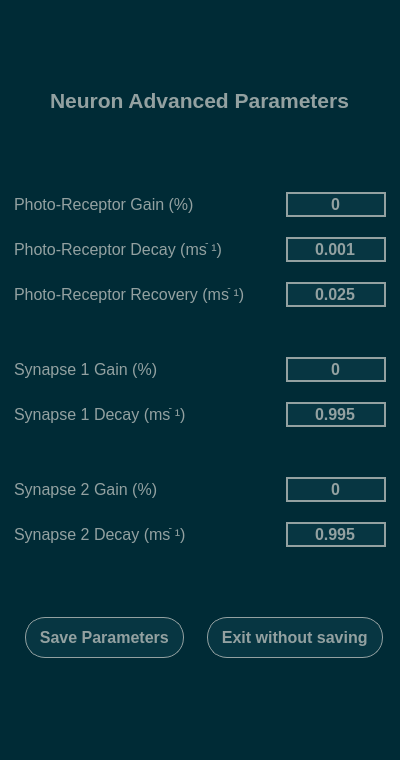
<?xml version="1.0" encoding="UTF-8"?>
<ui version="4.0">
 <class>AdvancedParameters</class>
 <widget class="QMainWindow" name="AdvancedParameters">
  <property name="geometry">
   <rect>
    <x>0</x>
    <y>0</y>
    <width>400</width>
    <height>760</height>
   </rect>
  </property>
  <property name="windowTitle">
   <string>MainWindow</string>
  </property>
  <property name="styleSheet">
   <string notr="true">*{
	border:none;
	background-color:rgb(0, 43, 54);  
	padding: 0;
	margin:0;
	color: rgb(147,161,161);    
}

* QPushButton{
	text-align: left;
	padding: 10px 5px;
	border-radius:20px;
	background-color: rgb(7, 54, 66);
    border: 1px solid rgb(147,161,161);
}
* QPushButton:hover{
	background-color: rgb(0, 30, 38);
}

* QLineEdit{
	border: 2px solid rgb(147,161,161);
    background-color: rgb(7, 54, 66);
}


</string>
  </property>
  <widget class="QWidget" name="centralwidget">
   <layout class="QHBoxLayout" name="horizontalLayout">
    <item>
     <widget class="QFrame" name="AdvancedParameters_frame">
      <property name="frameShape">
       <enum>QFrame::StyledPanel</enum>
      </property>
      <property name="frameShadow">
       <enum>QFrame::Raised</enum>
      </property>
      <layout class="QVBoxLayout" name="verticalLayout_2">
       <property name="spacing">
        <number>0</number>
       </property>
       <property name="leftMargin">
        <number>0</number>
       </property>
       <property name="topMargin">
        <number>0</number>
       </property>
       <property name="rightMargin">
        <number>0</number>
       </property>
       <property name="bottomMargin">
        <number>0</number>
       </property>
       <item>
        <widget class="QFrame" name="AdvancedParameters_Title_frame">
         <property name="frameShape">
          <enum>QFrame::StyledPanel</enum>
         </property>
         <property name="frameShadow">
          <enum>QFrame::Raised</enum>
         </property>
         <layout class="QVBoxLayout" name="verticalLayout_4">
          <property name="spacing">
           <number>0</number>
          </property>
          <property name="leftMargin">
           <number>0</number>
          </property>
          <property name="topMargin">
           <number>0</number>
          </property>
          <property name="rightMargin">
           <number>0</number>
          </property>
          <property name="bottomMargin">
           <number>0</number>
          </property>
          <item alignment="Qt::AlignHCenter">
           <widget class="QLabel" name="AdvancedParameters_Title_label">
            <property name="font">
             <font>
              <pointsize>16</pointsize>
              <weight>75</weight>
              <bold>true</bold>
             </font>
            </property>
            <property name="text">
             <string>Neuron Advanced Parameters</string>
            </property>
           </widget>
          </item>
         </layout>
        </widget>
       </item>
       <item>
        <widget class="QFrame" name="AdvancedParameters_lineEdit_frame">
         <property name="frameShape">
          <enum>QFrame::StyledPanel</enum>
         </property>
         <property name="frameShadow">
          <enum>QFrame::Raised</enum>
         </property>
         <layout class="QVBoxLayout" name="verticalLayout_3">
          <property name="spacing">
           <number>20</number>
          </property>
          <property name="leftMargin">
           <number>5</number>
          </property>
          <property name="topMargin">
           <number>0</number>
          </property>
          <property name="rightMargin">
           <number>5</number>
          </property>
          <property name="bottomMargin">
           <number>0</number>
          </property>
          <item>
           <widget class="QFrame" name="AdvancedParameters_PRGain_frame">
            <property name="frameShape">
             <enum>QFrame::StyledPanel</enum>
            </property>
            <property name="frameShadow">
             <enum>QFrame::Raised</enum>
            </property>
            <layout class="QHBoxLayout" name="horizontalLayout_2">
             <property name="spacing">
              <number>0</number>
             </property>
             <property name="leftMargin">
              <number>0</number>
             </property>
             <property name="topMargin">
              <number>0</number>
             </property>
             <property name="rightMargin">
              <number>0</number>
             </property>
             <property name="bottomMargin">
              <number>0</number>
             </property>
             <item>
              <widget class="QFrame" name="AdvancedParameters_PRGain_label_frame">
               <property name="frameShape">
                <enum>QFrame::StyledPanel</enum>
               </property>
               <property name="frameShadow">
                <enum>QFrame::Raised</enum>
               </property>
               <layout class="QVBoxLayout" name="verticalLayout_7">
                <property name="spacing">
                 <number>0</number>
                </property>
                <property name="leftMargin">
                 <number>0</number>
                </property>
                <property name="topMargin">
                 <number>0</number>
                </property>
                <property name="rightMargin">
                 <number>0</number>
                </property>
                <property name="bottomMargin">
                 <number>0</number>
                </property>
                <item>
                 <widget class="QLabel" name="AdvancedParameters_PRGain_label">
                  <property name="font">
                   <font>
                    <pointsize>12</pointsize>
                   </font>
                  </property>
                  <property name="text">
                   <string>Photo-Receptor Gain (%)</string>
                  </property>
                 </widget>
                </item>
               </layout>
              </widget>
             </item>
             <item>
              <widget class="QFrame" name="AdvancedParameters_PRGain_lineEdit_frame">
               <property name="frameShape">
                <enum>QFrame::StyledPanel</enum>
               </property>
               <property name="frameShadow">
                <enum>QFrame::Raised</enum>
               </property>
               <layout class="QVBoxLayout" name="verticalLayout_12">
                <property name="spacing">
                 <number>0</number>
                </property>
                <property name="leftMargin">
                 <number>0</number>
                </property>
                <property name="topMargin">
                 <number>0</number>
                </property>
                <property name="rightMargin">
                 <number>0</number>
                </property>
                <property name="bottomMargin">
                 <number>0</number>
                </property>
                <item alignment="Qt::AlignRight">
                 <widget class="QLineEdit" name="AdvancedParameters_PRGain_lineEdit">
                  <property name="maximumSize">
                   <size>
                    <width>100</width>
                    <height>16777215</height>
                   </size>
                  </property>
                  <property name="font">
                   <font>
                    <pointsize>12</pointsize>
                    <weight>75</weight>
                    <bold>true</bold>
                   </font>
                  </property>
                  <property name="text">
                   <string>0</string>
                  </property>
                  <property name="alignment">
                   <set>Qt::AlignCenter</set>
                  </property>
                 </widget>
                </item>
               </layout>
              </widget>
             </item>
            </layout>
           </widget>
          </item>
          <item>
           <widget class="QFrame" name="AdvancedParameters_PRDecay_frame">
            <property name="frameShape">
             <enum>QFrame::StyledPanel</enum>
            </property>
            <property name="frameShadow">
             <enum>QFrame::Raised</enum>
            </property>
            <layout class="QHBoxLayout" name="horizontalLayout_3">
             <property name="spacing">
              <number>0</number>
             </property>
             <property name="leftMargin">
              <number>0</number>
             </property>
             <property name="topMargin">
              <number>0</number>
             </property>
             <property name="rightMargin">
              <number>0</number>
             </property>
             <property name="bottomMargin">
              <number>0</number>
             </property>
             <item>
              <widget class="QFrame" name="AdvancedParameters_PRDecay_label_frame">
               <property name="frameShape">
                <enum>QFrame::StyledPanel</enum>
               </property>
               <property name="frameShadow">
                <enum>QFrame::Raised</enum>
               </property>
               <layout class="QVBoxLayout" name="verticalLayout_6">
                <property name="spacing">
                 <number>0</number>
                </property>
                <property name="leftMargin">
                 <number>0</number>
                </property>
                <property name="topMargin">
                 <number>0</number>
                </property>
                <property name="rightMargin">
                 <number>0</number>
                </property>
                <property name="bottomMargin">
                 <number>0</number>
                </property>
                <item>
                 <widget class="QLabel" name="AdvancedParameters_PRDecay_label">
                  <property name="font">
                   <font>
                    <pointsize>12</pointsize>
                   </font>
                  </property>
                  <property name="text">
                   <string>Photo-Receptor Decay (msֿ ¹)</string>
                  </property>
                 </widget>
                </item>
               </layout>
              </widget>
             </item>
             <item>
              <widget class="QFrame" name="AdvancedParameters_PRDecay_lineEdit_frame">
               <property name="frameShape">
                <enum>QFrame::StyledPanel</enum>
               </property>
               <property name="frameShadow">
                <enum>QFrame::Raised</enum>
               </property>
               <layout class="QHBoxLayout" name="horizontalLayout_8">
                <property name="spacing">
                 <number>0</number>
                </property>
                <property name="leftMargin">
                 <number>0</number>
                </property>
                <property name="topMargin">
                 <number>0</number>
                </property>
                <property name="rightMargin">
                 <number>0</number>
                </property>
                <property name="bottomMargin">
                 <number>0</number>
                </property>
                <item alignment="Qt::AlignRight">
                 <widget class="QLineEdit" name="AdvancedParameters_PRDecay_lineEdit">
                  <property name="maximumSize">
                   <size>
                    <width>100</width>
                    <height>16777215</height>
                   </size>
                  </property>
                  <property name="font">
                   <font>
                    <pointsize>12</pointsize>
                    <weight>75</weight>
                    <bold>true</bold>
                   </font>
                  </property>
                  <property name="text">
                   <string>0.001</string>
                  </property>
                  <property name="alignment">
                   <set>Qt::AlignCenter</set>
                  </property>
                 </widget>
                </item>
               </layout>
              </widget>
             </item>
            </layout>
           </widget>
          </item>
          <item>
           <widget class="QFrame" name="AdvancedParameters_PRRecovery_frame">
            <property name="frameShape">
             <enum>QFrame::StyledPanel</enum>
            </property>
            <property name="frameShadow">
             <enum>QFrame::Raised</enum>
            </property>
            <layout class="QHBoxLayout" name="horizontalLayout_4">
             <property name="spacing">
              <number>0</number>
             </property>
             <property name="leftMargin">
              <number>0</number>
             </property>
             <property name="topMargin">
              <number>0</number>
             </property>
             <property name="rightMargin">
              <number>0</number>
             </property>
             <property name="bottomMargin">
              <number>0</number>
             </property>
             <item>
              <widget class="QFrame" name="AdvancedParameters_PRRecovery_label_frame">
               <property name="frameShape">
                <enum>QFrame::StyledPanel</enum>
               </property>
               <property name="frameShadow">
                <enum>QFrame::Raised</enum>
               </property>
               <layout class="QVBoxLayout" name="verticalLayout_5">
                <property name="spacing">
                 <number>0</number>
                </property>
                <property name="leftMargin">
                 <number>0</number>
                </property>
                <property name="topMargin">
                 <number>0</number>
                </property>
                <property name="rightMargin">
                 <number>0</number>
                </property>
                <property name="bottomMargin">
                 <number>0</number>
                </property>
                <item>
                 <widget class="QLabel" name="AdvancedParameters_PRRecovery_label">
                  <property name="font">
                   <font>
                    <pointsize>12</pointsize>
                   </font>
                  </property>
                  <property name="text">
                   <string>Photo-Receptor Recovery (msֿ ¹)</string>
                  </property>
                 </widget>
                </item>
               </layout>
              </widget>
             </item>
             <item>
              <widget class="QFrame" name="AdvancedParameters_PRRecovery_lineEdit_frame">
               <property name="frameShape">
                <enum>QFrame::StyledPanel</enum>
               </property>
               <property name="frameShadow">
                <enum>QFrame::Raised</enum>
               </property>
               <layout class="QVBoxLayout" name="verticalLayout_13">
                <property name="spacing">
                 <number>0</number>
                </property>
                <property name="leftMargin">
                 <number>0</number>
                </property>
                <property name="topMargin">
                 <number>0</number>
                </property>
                <property name="rightMargin">
                 <number>0</number>
                </property>
                <property name="bottomMargin">
                 <number>0</number>
                </property>
                <item alignment="Qt::AlignRight">
                 <widget class="QLineEdit" name="AdvancedParameters_PRRecovery_lineEdit">
                  <property name="maximumSize">
                   <size>
                    <width>100</width>
                    <height>16777215</height>
                   </size>
                  </property>
                  <property name="font">
                   <font>
                    <pointsize>12</pointsize>
                    <weight>75</weight>
                    <bold>true</bold>
                   </font>
                  </property>
                  <property name="text">
                   <string>0.025</string>
                  </property>
                  <property name="alignment">
                   <set>Qt::AlignCenter</set>
                  </property>
                 </widget>
                </item>
               </layout>
              </widget>
             </item>
            </layout>
           </widget>
          </item>
          <item>
           <widget class="QFrame" name="Space_frame1">
            <property name="frameShape">
             <enum>QFrame::StyledPanel</enum>
            </property>
            <property name="frameShadow">
             <enum>QFrame::Raised</enum>
            </property>
            <layout class="QVBoxLayout" name="verticalLayout_21">
             <property name="spacing">
              <number>5</number>
             </property>
             <property name="leftMargin">
              <number>5</number>
             </property>
             <property name="topMargin">
              <number>5</number>
             </property>
             <property name="rightMargin">
              <number>0</number>
             </property>
             <property name="bottomMargin">
              <number>5</number>
             </property>
            </layout>
           </widget>
          </item>
          <item>
           <widget class="QFrame" name="AdvancedParameters_Syn1Gain_frame">
            <property name="frameShape">
             <enum>QFrame::StyledPanel</enum>
            </property>
            <property name="frameShadow">
             <enum>QFrame::Raised</enum>
            </property>
            <layout class="QHBoxLayout" name="horizontalLayout_5">
             <property name="spacing">
              <number>0</number>
             </property>
             <property name="leftMargin">
              <number>0</number>
             </property>
             <property name="topMargin">
              <number>0</number>
             </property>
             <property name="rightMargin">
              <number>0</number>
             </property>
             <property name="bottomMargin">
              <number>0</number>
             </property>
             <item>
              <widget class="QFrame" name="AdvancedParameters_Syn1Gain_label_frame">
               <property name="frameShape">
                <enum>QFrame::StyledPanel</enum>
               </property>
               <property name="frameShadow">
                <enum>QFrame::Raised</enum>
               </property>
               <layout class="QVBoxLayout" name="verticalLayout_10">
                <property name="spacing">
                 <number>0</number>
                </property>
                <property name="leftMargin">
                 <number>0</number>
                </property>
                <property name="topMargin">
                 <number>0</number>
                </property>
                <property name="rightMargin">
                 <number>0</number>
                </property>
                <property name="bottomMargin">
                 <number>0</number>
                </property>
                <item>
                 <widget class="QLabel" name="AdvancedParameters_Syn1Gain_label">
                  <property name="font">
                   <font>
                    <pointsize>12</pointsize>
                   </font>
                  </property>
                  <property name="text">
                   <string>Synapse 1 Gain (%)</string>
                  </property>
                 </widget>
                </item>
               </layout>
              </widget>
             </item>
             <item>
              <widget class="QFrame" name="AdvancedParameters_Syn1Gain_lineEdit_frame">
               <property name="frameShape">
                <enum>QFrame::StyledPanel</enum>
               </property>
               <property name="frameShadow">
                <enum>QFrame::Raised</enum>
               </property>
               <layout class="QVBoxLayout" name="verticalLayout_14">
                <property name="spacing">
                 <number>0</number>
                </property>
                <property name="leftMargin">
                 <number>0</number>
                </property>
                <property name="topMargin">
                 <number>0</number>
                </property>
                <property name="rightMargin">
                 <number>0</number>
                </property>
                <property name="bottomMargin">
                 <number>0</number>
                </property>
                <item alignment="Qt::AlignRight">
                 <widget class="QLineEdit" name="AdvancedParameters_Syn1Gain_lineEdit">
                  <property name="maximumSize">
                   <size>
                    <width>100</width>
                    <height>16777215</height>
                   </size>
                  </property>
                  <property name="font">
                   <font>
                    <pointsize>12</pointsize>
                    <weight>75</weight>
                    <bold>true</bold>
                   </font>
                  </property>
                  <property name="text">
                   <string>0</string>
                  </property>
                  <property name="alignment">
                   <set>Qt::AlignCenter</set>
                  </property>
                 </widget>
                </item>
               </layout>
              </widget>
             </item>
            </layout>
           </widget>
          </item>
          <item>
           <widget class="QFrame" name="AdvancedParameters_Syn1Decay_frame">
            <property name="frameShape">
             <enum>QFrame::StyledPanel</enum>
            </property>
            <property name="frameShadow">
             <enum>QFrame::Raised</enum>
            </property>
            <layout class="QHBoxLayout" name="horizontalLayout_6">
             <property name="spacing">
              <number>0</number>
             </property>
             <property name="leftMargin">
              <number>0</number>
             </property>
             <property name="topMargin">
              <number>0</number>
             </property>
             <property name="rightMargin">
              <number>0</number>
             </property>
             <property name="bottomMargin">
              <number>0</number>
             </property>
             <item>
              <widget class="QFrame" name="AdvancedParameters_Syn1Decay_label_frame">
               <property name="frameShape">
                <enum>QFrame::StyledPanel</enum>
               </property>
               <property name="frameShadow">
                <enum>QFrame::Raised</enum>
               </property>
               <layout class="QVBoxLayout" name="verticalLayout_8">
                <property name="spacing">
                 <number>0</number>
                </property>
                <property name="leftMargin">
                 <number>0</number>
                </property>
                <property name="topMargin">
                 <number>0</number>
                </property>
                <property name="rightMargin">
                 <number>0</number>
                </property>
                <property name="bottomMargin">
                 <number>0</number>
                </property>
                <item>
                 <widget class="QLabel" name="AdvancedParameters_Syn1Decay_label">
                  <property name="font">
                   <font>
                    <pointsize>12</pointsize>
                   </font>
                  </property>
                  <property name="text">
                   <string>Synapse 1 Decay (msֿ ¹) </string>
                  </property>
                 </widget>
                </item>
               </layout>
              </widget>
             </item>
             <item>
              <widget class="QFrame" name="AdvancedParameters_Syn1Decay_lineEdit_frame">
               <property name="frameShape">
                <enum>QFrame::StyledPanel</enum>
               </property>
               <property name="frameShadow">
                <enum>QFrame::Raised</enum>
               </property>
               <layout class="QVBoxLayout" name="verticalLayout_15">
                <property name="spacing">
                 <number>0</number>
                </property>
                <property name="leftMargin">
                 <number>0</number>
                </property>
                <property name="topMargin">
                 <number>0</number>
                </property>
                <property name="rightMargin">
                 <number>0</number>
                </property>
                <property name="bottomMargin">
                 <number>0</number>
                </property>
                <item alignment="Qt::AlignRight">
                 <widget class="QLineEdit" name="AdvancedParameters_Syn1Decay_lineEdit">
                  <property name="maximumSize">
                   <size>
                    <width>100</width>
                    <height>16777215</height>
                   </size>
                  </property>
                  <property name="font">
                   <font>
                    <pointsize>12</pointsize>
                    <weight>75</weight>
                    <bold>true</bold>
                   </font>
                  </property>
                  <property name="text">
                   <string>0.995</string>
                  </property>
                  <property name="alignment">
                   <set>Qt::AlignCenter</set>
                  </property>
                 </widget>
                </item>
               </layout>
              </widget>
             </item>
            </layout>
           </widget>
          </item>
          <item>
           <widget class="QFrame" name="Space_frame2">
            <property name="frameShape">
             <enum>QFrame::StyledPanel</enum>
            </property>
            <property name="frameShadow">
             <enum>QFrame::Raised</enum>
            </property>
            <layout class="QVBoxLayout" name="verticalLayout_20">
             <property name="leftMargin">
              <number>5</number>
             </property>
             <property name="topMargin">
              <number>5</number>
             </property>
             <property name="rightMargin">
              <number>5</number>
             </property>
             <property name="bottomMargin">
              <number>5</number>
             </property>
            </layout>
           </widget>
          </item>
          <item>
           <widget class="QFrame" name="AdvancedParameters_Syn2Gain_frame">
            <property name="frameShape">
             <enum>QFrame::StyledPanel</enum>
            </property>
            <property name="frameShadow">
             <enum>QFrame::Raised</enum>
            </property>
            <layout class="QHBoxLayout" name="horizontalLayout_7">
             <property name="spacing">
              <number>0</number>
             </property>
             <property name="leftMargin">
              <number>0</number>
             </property>
             <property name="topMargin">
              <number>0</number>
             </property>
             <property name="rightMargin">
              <number>0</number>
             </property>
             <property name="bottomMargin">
              <number>0</number>
             </property>
             <item>
              <widget class="QFrame" name="AdvancedParameters_Syn2Gain_label_frame">
               <property name="frameShape">
                <enum>QFrame::StyledPanel</enum>
               </property>
               <property name="frameShadow">
                <enum>QFrame::Raised</enum>
               </property>
               <layout class="QVBoxLayout" name="verticalLayout_11">
                <property name="spacing">
                 <number>0</number>
                </property>
                <property name="leftMargin">
                 <number>0</number>
                </property>
                <property name="topMargin">
                 <number>0</number>
                </property>
                <property name="rightMargin">
                 <number>0</number>
                </property>
                <property name="bottomMargin">
                 <number>0</number>
                </property>
                <item>
                 <widget class="QLabel" name="AdvancedParameters_Syn2Gain_label">
                  <property name="font">
                   <font>
                    <pointsize>12</pointsize>
                   </font>
                  </property>
                  <property name="text">
                   <string>Synapse 2 Gain (%)</string>
                  </property>
                 </widget>
                </item>
               </layout>
              </widget>
             </item>
             <item>
              <widget class="QFrame" name="AdvancedParameters_Syn2Gain_lineEdit_frame">
               <property name="frameShape">
                <enum>QFrame::StyledPanel</enum>
               </property>
               <property name="frameShadow">
                <enum>QFrame::Raised</enum>
               </property>
               <layout class="QVBoxLayout" name="verticalLayout_16">
                <property name="spacing">
                 <number>0</number>
                </property>
                <property name="leftMargin">
                 <number>0</number>
                </property>
                <property name="topMargin">
                 <number>0</number>
                </property>
                <property name="rightMargin">
                 <number>0</number>
                </property>
                <property name="bottomMargin">
                 <number>0</number>
                </property>
                <item alignment="Qt::AlignRight">
                 <widget class="QLineEdit" name="AdvancedParameters_Syn2Gain_lineEdit">
                  <property name="maximumSize">
                   <size>
                    <width>100</width>
                    <height>16777215</height>
                   </size>
                  </property>
                  <property name="font">
                   <font>
                    <pointsize>12</pointsize>
                    <weight>75</weight>
                    <bold>true</bold>
                   </font>
                  </property>
                  <property name="text">
                   <string>0</string>
                  </property>
                  <property name="alignment">
                   <set>Qt::AlignCenter</set>
                  </property>
                 </widget>
                </item>
               </layout>
              </widget>
             </item>
            </layout>
           </widget>
          </item>
          <item>
           <widget class="QFrame" name="AdvancedParameters_Syn2Decay_frame">
            <property name="frameShape">
             <enum>QFrame::StyledPanel</enum>
            </property>
            <property name="frameShadow">
             <enum>QFrame::Raised</enum>
            </property>
            <layout class="QHBoxLayout" name="horizontalLayout_9">
             <property name="spacing">
              <number>0</number>
             </property>
             <property name="leftMargin">
              <number>0</number>
             </property>
             <property name="topMargin">
              <number>0</number>
             </property>
             <property name="rightMargin">
              <number>0</number>
             </property>
             <property name="bottomMargin">
              <number>0</number>
             </property>
             <item>
              <widget class="QFrame" name="AdvancedParameters_Syn2Decay_label_frame">
               <property name="frameShape">
                <enum>QFrame::StyledPanel</enum>
               </property>
               <property name="frameShadow">
                <enum>QFrame::Raised</enum>
               </property>
               <layout class="QVBoxLayout" name="verticalLayout_9">
                <property name="spacing">
                 <number>0</number>
                </property>
                <property name="leftMargin">
                 <number>0</number>
                </property>
                <property name="topMargin">
                 <number>0</number>
                </property>
                <property name="rightMargin">
                 <number>0</number>
                </property>
                <property name="bottomMargin">
                 <number>0</number>
                </property>
                <item>
                 <widget class="QLabel" name="AdvancedParameters_Syn2Decay_label">
                  <property name="font">
                   <font>
                    <pointsize>12</pointsize>
                   </font>
                  </property>
                  <property name="text">
                   <string>Synapse 2 Decay (msֿ ¹) </string>
                  </property>
                 </widget>
                </item>
               </layout>
              </widget>
             </item>
             <item>
              <widget class="QFrame" name="AdvancedParameters_Syn2Decay_lineEdit_frame">
               <property name="frameShape">
                <enum>QFrame::StyledPanel</enum>
               </property>
               <property name="frameShadow">
                <enum>QFrame::Raised</enum>
               </property>
               <layout class="QVBoxLayout" name="verticalLayout_17">
                <property name="spacing">
                 <number>0</number>
                </property>
                <property name="leftMargin">
                 <number>0</number>
                </property>
                <property name="topMargin">
                 <number>0</number>
                </property>
                <property name="rightMargin">
                 <number>0</number>
                </property>
                <property name="bottomMargin">
                 <number>0</number>
                </property>
                <item alignment="Qt::AlignRight">
                 <widget class="QLineEdit" name="AdvancedParameters_Syn2Decay_lineEdit">
                  <property name="maximumSize">
                   <size>
                    <width>100</width>
                    <height>16777215</height>
                   </size>
                  </property>
                  <property name="font">
                   <font>
                    <pointsize>12</pointsize>
                    <weight>75</weight>
                    <bold>true</bold>
                   </font>
                  </property>
                  <property name="text">
                   <string>0.995</string>
                  </property>
                  <property name="alignment">
                   <set>Qt::AlignCenter</set>
                  </property>
                 </widget>
                </item>
               </layout>
              </widget>
             </item>
            </layout>
           </widget>
          </item>
         </layout>
        </widget>
       </item>
       <item>
        <widget class="QFrame" name="AdvancedParameters_Button_frame">
         <property name="frameShape">
          <enum>QFrame::StyledPanel</enum>
         </property>
         <property name="frameShadow">
          <enum>QFrame::Raised</enum>
         </property>
         <layout class="QHBoxLayout" name="horizontalLayout_10">
          <property name="spacing">
           <number>0</number>
          </property>
          <property name="leftMargin">
           <number>0</number>
          </property>
          <property name="topMargin">
           <number>0</number>
          </property>
          <property name="rightMargin">
           <number>0</number>
          </property>
          <property name="bottomMargin">
           <number>0</number>
          </property>
          <item>
           <widget class="QFrame" name="AdvancedParameters_Button_Save_frame">
            <property name="frameShape">
             <enum>QFrame::StyledPanel</enum>
            </property>
            <property name="frameShadow">
             <enum>QFrame::Raised</enum>
            </property>
            <layout class="QVBoxLayout" name="verticalLayout_19">
             <property name="spacing">
              <number>0</number>
             </property>
             <property name="leftMargin">
              <number>0</number>
             </property>
             <property name="topMargin">
              <number>0</number>
             </property>
             <property name="rightMargin">
              <number>0</number>
             </property>
             <property name="bottomMargin">
              <number>0</number>
             </property>
             <item alignment="Qt::AlignHCenter">
              <widget class="QPushButton" name="AdvancedParameters_Button_Save_pushButton">
               <property name="font">
                <font>
                 <pointsize>12</pointsize>
                 <weight>75</weight>
                 <bold>true</bold>
                </font>
               </property>
               <property name="text">
                <string>  Save Parameters  </string>
               </property>
              </widget>
             </item>
            </layout>
           </widget>
          </item>
          <item>
           <widget class="QFrame" name="AdvancedParameters_Button_Exit_frame">
            <property name="frameShape">
             <enum>QFrame::StyledPanel</enum>
            </property>
            <property name="frameShadow">
             <enum>QFrame::Raised</enum>
            </property>
            <layout class="QVBoxLayout" name="verticalLayout_18">
             <property name="spacing">
              <number>0</number>
             </property>
             <property name="leftMargin">
              <number>0</number>
             </property>
             <property name="topMargin">
              <number>0</number>
             </property>
             <property name="rightMargin">
              <number>0</number>
             </property>
             <property name="bottomMargin">
              <number>0</number>
             </property>
             <item alignment="Qt::AlignHCenter">
              <widget class="QPushButton" name="AdvancedParameters_Button_Exit_pushButton">
               <property name="font">
                <font>
                 <pointsize>12</pointsize>
                 <weight>75</weight>
                 <bold>true</bold>
                </font>
               </property>
               <property name="text">
                <string>  Exit without saving  </string>
               </property>
              </widget>
             </item>
            </layout>
           </widget>
          </item>
         </layout>
        </widget>
       </item>
      </layout>
     </widget>
    </item>
   </layout>
  </widget>
  <widget class="QStatusBar" name="statusbar"/>
 </widget>
 <resources/>
 <connections/>
</ui>
